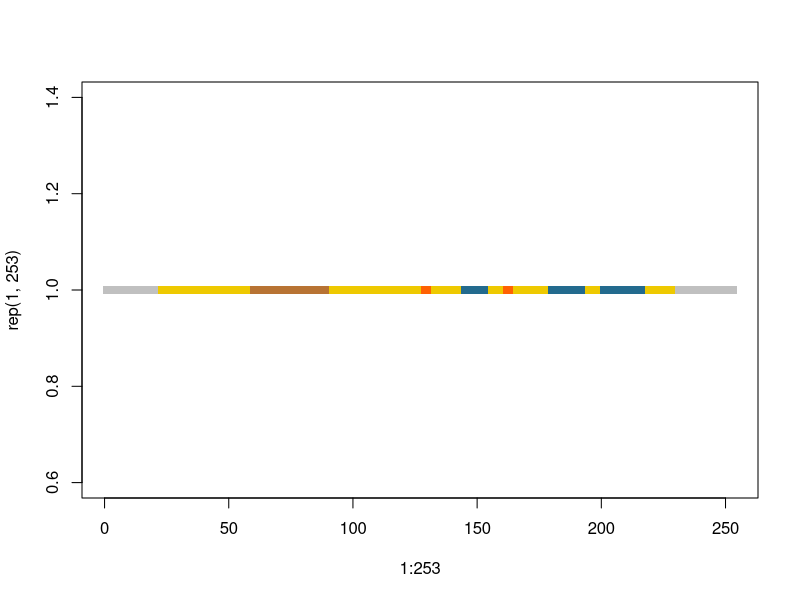
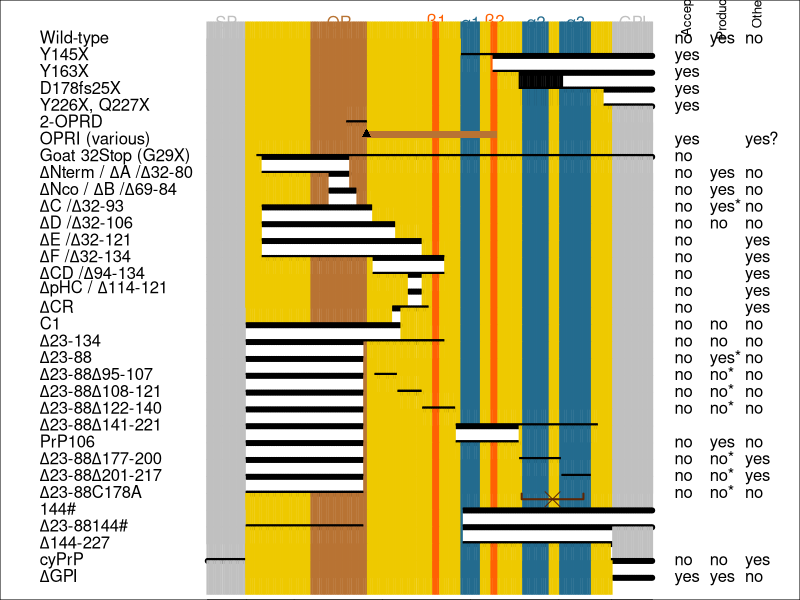
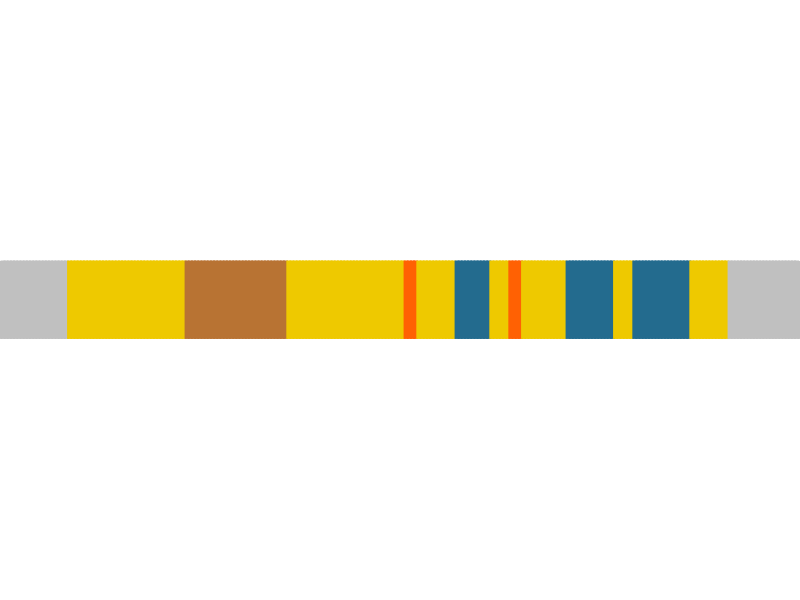
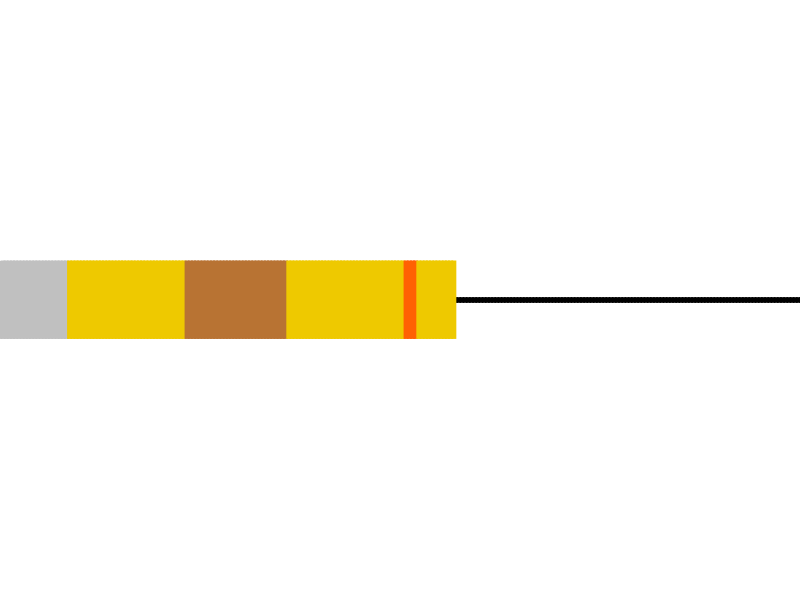
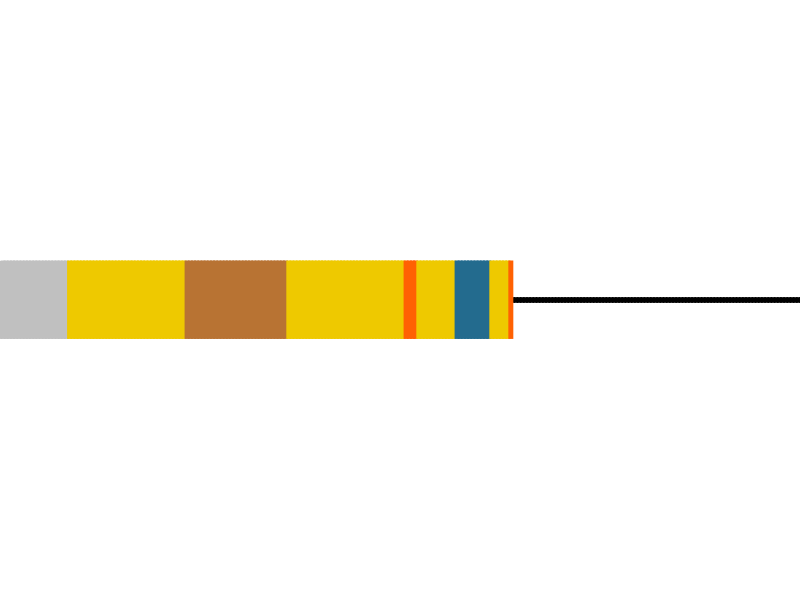
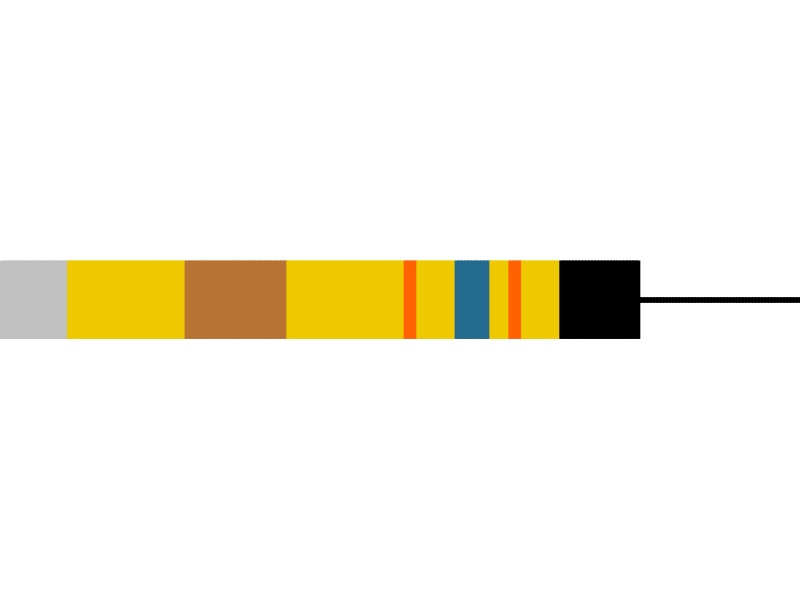
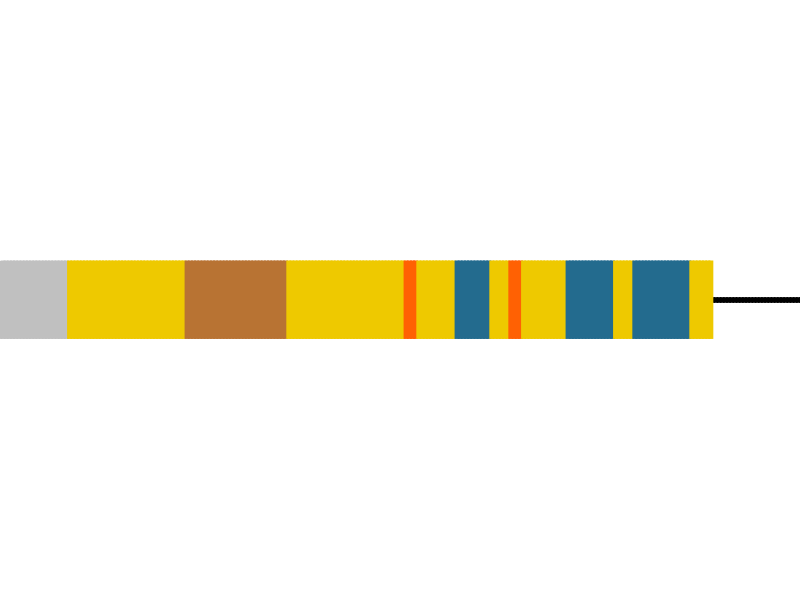
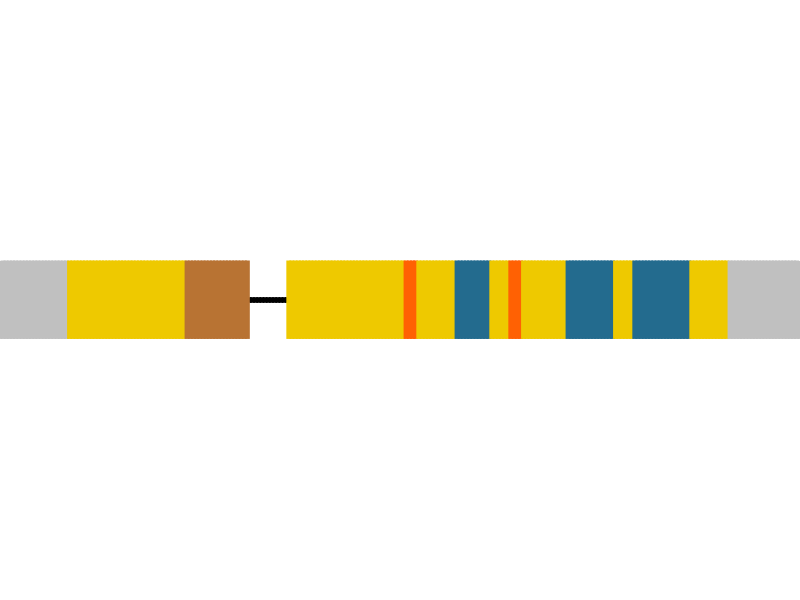

Recreate these plots in R, in order.
setwd('~/d/sci/003prigen/data/prp-struct-mutants')

# evaluate an expression stored as a string
# this just shortens the syntax which is otherwise eval(parse(text="mystring"))
# see http://stackoverflow.com/questions/1743698/r-eval-expression
evals = function(mystring) {
  return (eval(parse(text=mystring)))
}

# PRNP GenBank entry http://www.ncbi.nlm.nih.gov/nuccore/NG_009087.1
huprp = 'MANLGCWMLVLFVATWSDLGLCKKRPKPGGWNTGGSRYPGQGSPGGNRYPPQGGGGWGQPHGGGWGQPHGGGWGQPHGGGWGQPHGGGWGQGGGTHSQWNKPSKPKTNMKHMAGAAAAGAVVGGLGGYMLGSAMSRPIIHFGSDYEDRYYRENMHRYPNQVYYRPMDEYSNQNNFVHDCVNITIKQHTVTTTTKGENFTETDVKMMERVVEQMCITQYERESQAYYQRGSSMVLFSSPPVILLISFLIFLIVG'

# post-translational modifications
sp = 1:22
final = 23:230
gpi = 231:253

# Riek 1996 http://www.ncbi.nlm.nih.gov/pubmed/8700211
# Regions of secondary structure - translated from mouse numbering
b1 = 129:132
h1 = 145:155
b2 = 162:165
h2 = 180:194
h3 = 201:218

# Octapeptide repeats
opr = 60:91

# colors for secondary structure
bcolor = '#FF6103' # cadmium orange
hcolor = '#236B8E' # steelblue
ocolor = '#B87333' # copper
cleaved = '#C0C0C0' # silver
rest = '#EEC900' # gold2
dscolor = '#5E2605' #van dyke brown - for disulfide bonds
delcolor = '#000000' # black for deleted elements

# other colors
vcolor = '#C0C0C0' # color for vertical lines

k = rep(rest,253)
k[sp] = cleaved
k[gpi] = cleaved
k[opr] = ocolor
k[b1] = bcolor
k[b2] = bcolor
k[h1] = hcolor
k[h2] = hcolor
k[h3] = hcolor

aapch = '|' # square for present amino acids
delpch = 20

pch = rep(15,253)
pch[]

strsplit(huprp,split='')

plot(1:253,rep(1,253),pch=15,col=k,xlim=c(1,253))

prps = data.frame(name=character(), # name of mutant
                  height=integer(), # height at which to plot
                  deleted=character(), # positions deleted
                  produces=character(), # produces transmissible prions spontaneously?
                  accepts=character(), # accepts inoculated prions in vivo?
                  otherphen=character(), # any other spontaneous phenotype?
                  cite=character()) # citation
prps["wt",] = c("'Wild-type'",0,"254","no","yes","no","") # 254 is an ugly hack to get wild-type to plot properly
prps["Y145X",] = c("'Y145X'",0,"145:253","yes","","","Kitamoto 1993")
prps["Y163X",] = c("'Y163X'",0,"163:253","yes","","","Mead 2013")
prps["D178fs25X",] = c("'D178fs25X'",0,"178:253","yes","","","Matsuzono 2013")
prps["Y226X-Q227X",] = c("'Y226X, Q227X'",0,"226:253","yes","","","Jansen 2009")
prps["2-OPRD",] = c("'2-OPRD'",0,"80:91","","","","?")
prps["OPRI",] = c("'OPRI (various)'",0,"254","yes","","yes?","various")
prps["G29X",] = c("'Goat 32Stop (G29X)'",0,"29:253","no","","","Benestad 2012")
prps["PrPdNterm",] = c("expression(paste(Delta,'Nterm / ',Delta,'A /',Delta,'32-80'))",0,"32:81","no","yes","no","Fischer 1996")
prps["PrPdNco",] = c("expression(paste(Delta,'Nco / ',Delta,'B /',Delta,'69-84'))",0,"70:85","no","yes","no","Fischer 1996")
prps["PrPdelC",] = c("expression(paste(Delta,'C /',Delta,'32-93'))",0,"32:94","no","yes*","no","Shmerling 1998\nFlechsig 2000")
prps["PrPdelD",] = c("expression(paste(Delta,'D /',Delta,'32-106'))",0,"32:107","no","no","no","Shmerling 1998\nWeissmann 2003")
prps["PrPdelE",] = c("expression(paste(Delta,'E /',Delta,'32-121'))",0,"32:122","no","","yes","Shmerling 1998")
prps["PrPdelF",] = c("expression(paste(Delta,'F /',Delta,'32-134'))",0,"32:135","no","","yes","Radovanovic 2005")
prps["PrPdelCD",] = c("expression(paste(Delta,'CD /',Delta,'94-134'))",0,"95:135","no","","yes","Baumann 2007")
prps["PrPdelpHC",] = c("expression(paste(Delta,'pHC / ',Delta,'114-121'))",0,"115:122","no","","yes","Baumann 2007")
prps["PrPdCR",] = c("expression(paste(Delta,'CR'))",0,"106:126","no","","yes","Li 2007")
prps["C1",] = c("'C1'",0,"23:110","no","no","no","Westergard 2011")
prps["PrPd23-134",] = c("expression(paste(Delta,'23-134'))",0,"23:135","no","no","no","Westergard 2011")
prps["PrPd23-88",] = c("expression(paste(Delta,'23-88'))",0,"23:89","no","yes*","no","Supattapone 1999")
prps["PrPd23-88d95-107",] = c("expression(paste(Delta,'23-88',Delta,'95-107'))",0,"c(23:89,96:108)","no","no*","no","Muramoto 1997")
prps["PrPd23-88d108-121",] = c("expression(paste(Delta,'23-88',Delta,'108-121'))",0,"c(23:89,109:122)","no","no*","no","Muramoto 1997")
prps["PrPd23-88d122-140",] = c("expression(paste(Delta,'23-88',Delta,'122-140'))",0,"c(23:89,123:141)","no","no*","no","Muramoto 1997")
prps["PrPd23-88d141-221",] = c("expression(paste(Delta,'23-88',Delta,'141-221'))",0,"c(23:89,142:222)","","","","?")
prps["PrP106",] = c("expression(paste('PrP106'))",0,"c(23:89,142:177)","no","yes","no","Supattapone 1999")
prps["PrPd23-88d177-200",] = c("expression(paste(Delta,'23-88',Delta,'177-200'))",0,"c(23:89,178:201)","no","no*","yes","Muramoto 1997")
prps["PrPd23-88d201-217",] = c("expression(paste(Delta,'23-88',Delta,'201-217'))",0,"c(23:89,202:218)","no","no*","yes","Muramoto 1997")
prps["PrPd23-88C178A",] = c("expression(paste(Delta,'23-88','C178A'))",0,"c(23:89)","no","no*","no","Muramoto 1997")
prps["PrP144X",] = c("'144#'",0,"146:253","","","","Muramoto 1997")
prps["PrPd23-88-144X",] = c("expression(paste(Delta,'23-88','144#'))",0,"c(23:89,146:253)","","","","Muramoto 1997")
prps["PrPd144-227",] = c("expression(paste(Delta,'144-227'))",0,"146:230","","","","Muramoto 1997")
prps["cyPrP",] = c("'cyPrP'",0,"c(1:22,230:253)","no","no","yes","Ma 2002a")
prps["delGPI",] = c("expression(paste(Delta,'GPI'))",0,"231:253","yes","yes","no","Stohr 2011")


prps$height = seq(20/dim(prps)[1],20,20/dim(prps)[1])
increment = 20/dim(prps)[1]

png('prp-deletion-mutants.jpg',width=600,height=1200,res=300,pointsize=3)
par(mar=c(0,0,0,0))
plot(NA,NA,xaxt='n',yaxt='n',xlim=c(-100,320),ylim=c(0,20),xlab='',ylab='')
axis(side=1,at=c(1,23,50,100,150,200,230,253),
     labels=c(1,23,50,100,150,200,230,253),cex=.5,las=2)
text(c(mean(sp),mean(opr),mean(b1),mean(h1),mean(b2),
     mean(h2),mean(h3),mean(gpi)),rep(20,8),
     col=c(cleaved,ocolor,bcolor,hcolor,bcolor,
           hcolor,hcolor,cleaved),
     labels=c("SP","OR",expression(paste(beta,1)),
              expression(paste(alpha,1)),
              expression(paste(beta,2)),
              expression(paste(alpha,2)),
              expression(paste(alpha,3)),
              "GPI"))
text(c(260,280,300)+rep(15,3),c(20,20,20),labels=c('Accepts','Produces','Other'),srt=90,cex=.8,pos=3)
for (row in 1:dim(prps)[1]) {
    deleted = evals(prps$deleted[row])
    present = (1:253)[-deleted]
    ht = 20 - prps$height[row]
    text(-100,ht,labels=evals(prps$name[row]),pos=4) # name
    
    if (length(deleted) > 1) {
      points(deleted,rep(ht,length(deleted)),pch=delpch,col=delcolor)      
    }
    points(present,rep(ht,length(present)),pch=aapch,col=k[present],cex=2.2)
    text(260,ht,labels=prps$produces[row],pos=4) # produces prions
    text(280,ht,labels=prps$accepts[row],pos=4) # accepts prions
    text(300,ht,labels=prps$otherphen[row],pos=4) # other phenotype 
    
    # handle a few special cases
    if (rownames(prps)[row] == "PrPd23-88C178A") {
      points(c(179,179,214,214),c(ht,ht-increment/3,ht-increment/3,ht),type='l',col=dscolor,lwd=2)
      points((179+214)/2,ht-increment/3,pch=4,col=dscolor,cex=2)
    } else if (rownames(prps)[row] == "OPRI") {
      insertedrange = 91:(91+9*8)
      points(insertedrange,rep(ht+increment/3,length(insertedrange)),pch=15,col=ocolor,cex=1)
      points(91,ht+increment/3,pch=17,col='black')
    } else if (rownames(prps)[row] == "D178fs25X") {
      points(178:(178+25-1),rep(ht,25),pch=aapch,col=delcolor,cex=2.2)
    }
}
dev.off()


# now loop to create each one separately
for (row in 1:dim(prps)[1]) {
  pngname = paste(rownames(prps)[row],".png",sep="")
  png(pngname,width=400,height=30,res=300,pointsize=3)
  par(mar=c(0,0,0,0))
  plot(NA,NA,xaxt='n',yaxt='n',xlim=c(1,253),ylim=c(.20,.80),xlab='',ylab='',xaxs='i',bty='n')
  deleted = evals(prps$deleted[row])
  present = (1:253)[-deleted]
  ht = .50
  if (length(deleted) > 1) {
    points(deleted,rep(ht,length(deleted)),pch=delpch,col=delcolor)      
  }
  points(present,rep(ht,length(present)),pch='|',col=k[present],cex=5)
  
  # handle a few special cases
  if (rownames(prps)[row] == "PrPd23-88C178A") {
    points(c(179,179,214,214),c(ht,ht-increment/3,ht-increment/3,ht),type='l',col=dscolor,lwd=2)
    points((179+214)/2,ht-increment/3,pch=4,col=dscolor,cex=2)
  } else if (rownames(prps)[row] == "OPRI") {
    insertedrange = 91:(91+9*8)
    points(insertedrange,rep(ht+increment/2.5,length(insertedrange)),pch=15,col=ocolor,cex=1)
    points(91,ht+increment/2.5,pch=17,col='black')
  } else if (rownames(prps)[row] == "D178fs25X") {
    points(178:(178+25-1),rep(ht,25),pch=aapch,col=delcolor,cex=5)
  }
  
  dev.off()
}
# 
# row = 1
# par(mar=c(0,0,0,0))
# plot(NA,NA,xaxt='n',yaxt='n',xlim=c(-100,260),ylim=c(.25,.75),xlab='',ylab='')
# axis(side=1,at=c(1,23,50,100,150,200,230,253),
#      labels=c(1,23,50,100,150,200,230,253),cex=.5,las=2)
# deleted = evals(prps$deleted[row])
# present = (1:253)[-deleted]
# ht = .5
# text(-100,ht,labels=evals(prps$name[row]),pos=4,cex=1) # name
# points(deleted,rep(ht,length(deleted)),pch=delpch,col=delcolor,cex=3)
# points(present,rep(ht,length(present)),pch='|',col=k[present],cex=3)
# points(present,rep(ht,length(present)),pch='|',col=c(rep(cleaved,22),rep(rest,208),rep(cleaved,23)),cex=3)


